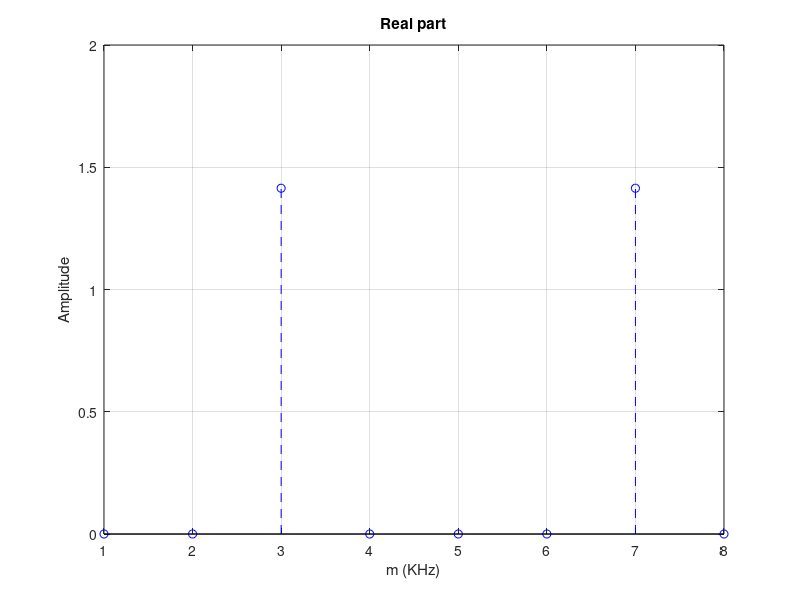
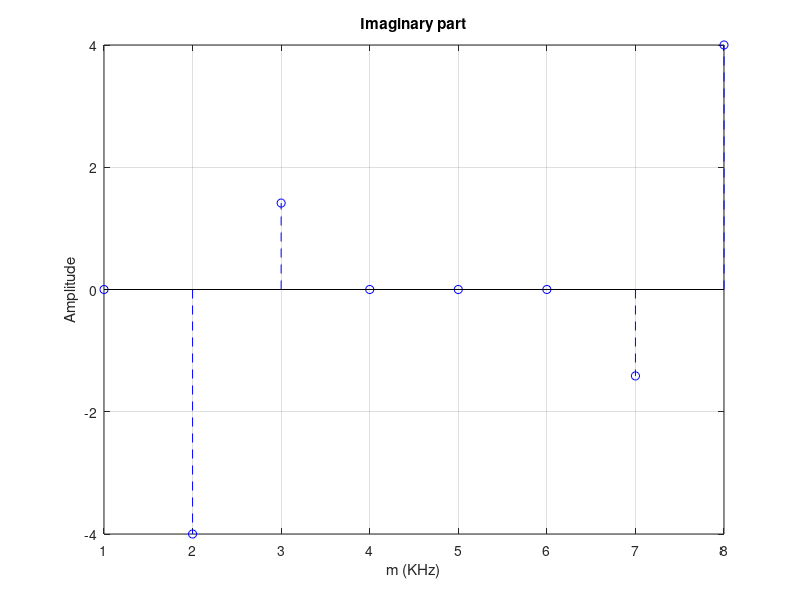
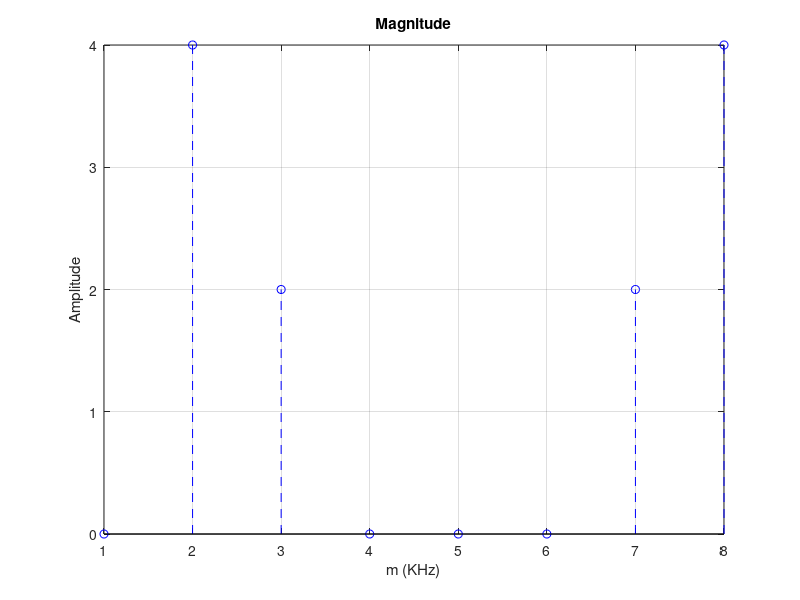
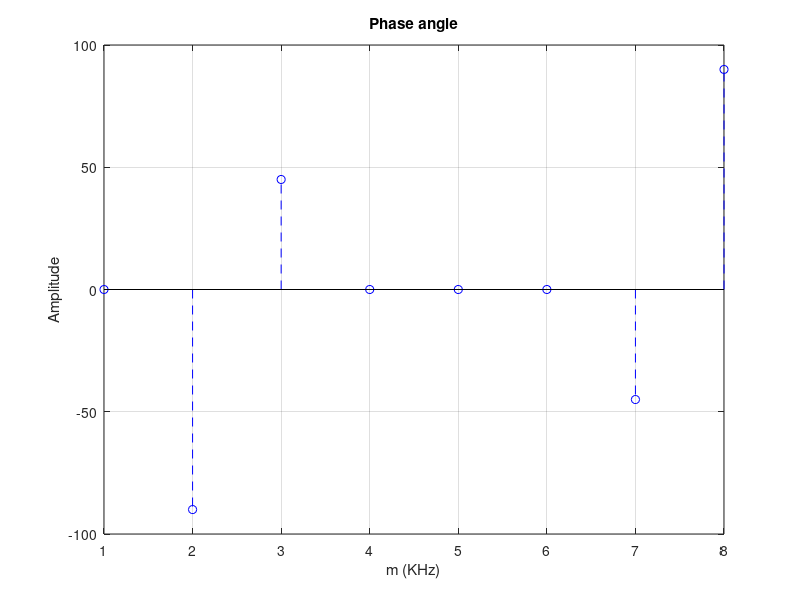

These figures' MATLAB source, in order:
clc;
clear all;
close all;

DFT_points = 8;
j = sqrt(-1);
Fs = 8e3;
ts = 1/Fs;

for n = 1:DFT_points;
    m = n-1;
    x(n) = sin(2*pi*1000*m*ts)+0.5*sin(2*pi*2000*m*ts+(3*pi/4));
end;

N = DFT_points;
X = zeros(1,N);
X_real = zeros(1,N);
X_imag = zeros(1,N);
X_mag = zeros(1,N);
X_ang_rad = zeros(1,N);
X_ang_deg = zeros(1,N);

for m=0:N-1;
    X_1 = 0;
    for n = 0:N-1;
        Xx = x(n+1)*(cos(2*pi*n*m/N)-j*sin(2*pi*n*m/N));
        X_1 = X_1+Xx;
    end;
    X(m+1) = X_1;
end;

for i = 1:N;
    X_real(i) = real(X(i));
    if abs(X_real(i)) < 1e-10;
        X_real(i) = 0;
    end;
    X_imag(i) = imag(X(i));
    if abs(X_imag(i)) < 1e-10;
        X_imag(i) = 0;
    end;
    X_mag(i) = sqrt(X_real(i)^2 + X_imag(i)^2);
    X_ang_rad(i) = atan(X_imag(i)/X_real(i));
    X_ang_rad(isnan(X_ang_rad)) = 0;
    X_ang_deg(i) = (180/pi)*X_ang_rad(i);
end;
    
    mf = 0:N-1;
    figure;    
    stem(X_real,'b--o');
    grid on;
    title('Real part');
    xlabel('m (KHz)');
    ylabel('Amplitude');
    
    figure;
    stem(X_imag,'b--o');
    grid on;
    title('Imaginary part');
    xlabel('m (KHz)');
    ylabel('Amplitude');
    
    figure;
    stem(X_mag,'b--o');
    grid on;
    title('Magnitude');
    xlabel('m (KHz)');
    ylabel('Amplitude');
    
    figure;
    stem(X_ang_deg,'b--o');
    grid on;
    title('Phase angle');
    xlabel('m (KHz)');
    ylabel('Amplitude');
    
    